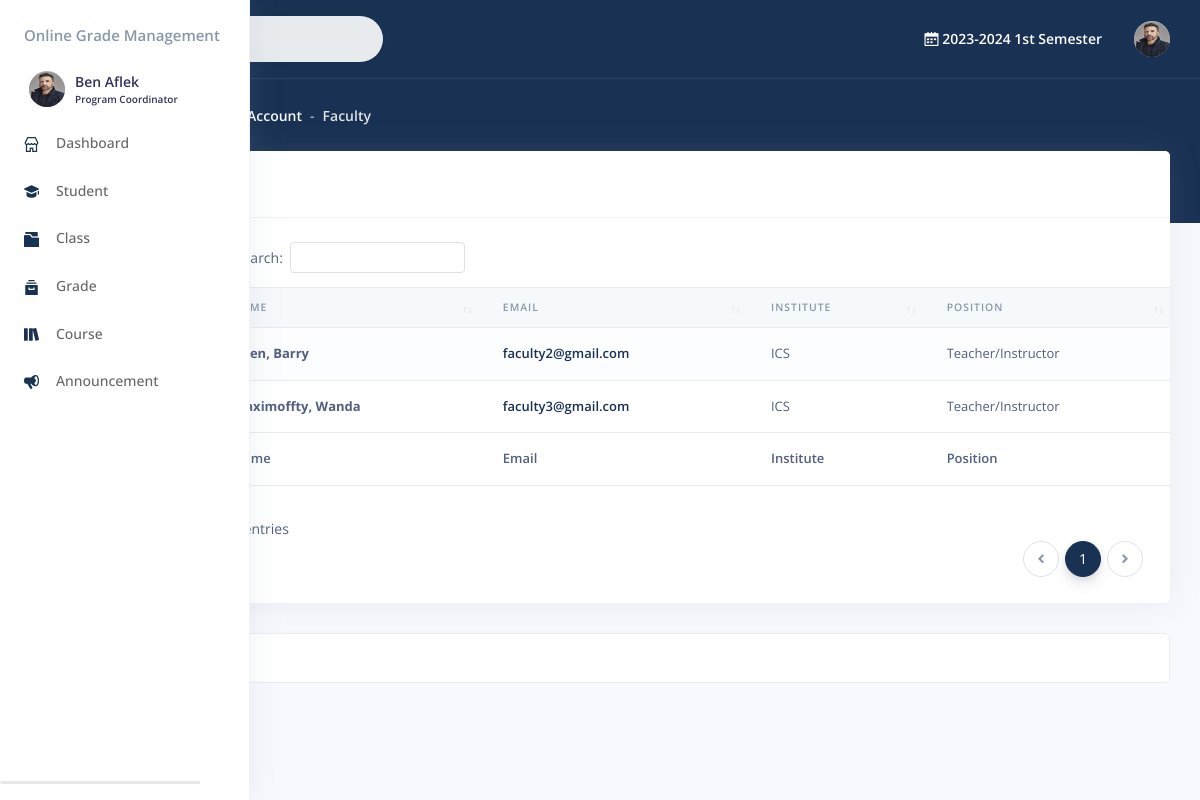
The page /trash/faculty/faculty.php (signed in) on the database its author committed.
### tables this page shows
CREATE TABLE `staff` (
  `id` int(11) NOT NULL,
  `user_id` int(11) DEFAULT NULL,
  `username` text NOT NULL,
  `institute_id` int(11) DEFAULT NULL,
  `position_id` int(11) NOT NULL,
  `created_on` datetime NOT NULL
);

CREATE TABLE `user` (
  `id` int(11) NOT NULL,
  `type` text NOT NULL,
  `username` text NOT NULL,
  `password` text NOT NULL,
  `firstname` text NOT NULL,
  `middlename` text DEFAULT NULL,
  `lastname` text NOT NULL,
  `gender` text DEFAULT NULL,
  `birthdate` date DEFAULT NULL,
  `address` text DEFAULT NULL,
  `phone_no` text DEFAULT NULL,
  `profileImage` text DEFAULT NULL,
  `isPasswordChanged` int(11) NOT NULL,
  `status` int(11) NOT NULL,
  `updated_on` datetime DEFAULT NULL,
  `created_on` datetime NOT NULL
);

CREATE TABLE `period` (
  `id` int(22) NOT NULL,
  `year` text NOT NULL,
  `term` int(11) NOT NULL,
  `status` int(11) NOT NULL,
  `updated_on` datetime DEFAULT NULL,
  `created_on` datetime NOT NULL
);

CREATE TABLE `institute` (
  `id` int(11) NOT NULL,
  `name` text NOT NULL,
  `description` text NOT NULL,
  `updated_on` datetime NOT NULL,
  `created_on` datetime NOT NULL
);

CREATE TABLE `position` (
  `id` int(11) NOT NULL,
  `position_name` text NOT NULL,
  `description` text NOT NULL
);

### trash/faculty/faculty.php (the view, shortened to what the rows shown need)
<?php
	include("include/session.php");
?>
  <?php
  include("include/header.php");
  ?>
  </head>
  <?php
  include("include/sidebar.php");
  ?>
  <div class="main-content" id="panel">
    <?php
    include("include/topnav.php");
    ?>
    <div class="container-fluid mt--6">
      <div class="row">
        <div class="col">
          <div class="card">
            <div class="table-responsive py-4">
              <table class="table align-items-center table-flush table-striped" id="datatable-buttons">
                <thead class="thead-light">
                  <tr>
                    <th>No.</th>
					          <th>Name</th>
                    <th>Email</th>
                    <th>Institute</th>
                    <th>Position</th>
                  </tr>
                </thead>
                <tfoot>
                  <tr>
                     <th>No.</th>
                     <th>Name</th>
                     <th>Email</th>
                     <th>Institute</th>
                     <th>Position</th>
                  </tr>
                </tfoot>
                <tbody>
                  <?php
					try{
					$query =
          "SELECT
            `user`.`id` AS `user_id`,
            `user`.`firstname` AS `user_fname`,
            `user`.`lastname` AS `user_lname`,
            `user`.`username` AS `user_username`,
            `user`.`profileImage` AS `user_image`,
            `user`.`isPasswordChanged` AS `pass_changed`,
            `user`.`status` AS `user_status`,
            `staff`.`id` AS `staff_id`,
            `staff`.`institute_id` AS `staff_institute`,
            `staff`.`position_id` AS `staff_position`,
            `staff`.`created_on` AS `staff_created`,
            `position`.`id` AS `position_id`,
            `position`.`position_name` AS `position_name`,
            `position`.`description` AS `position_description`,
            `institute`.`name` AS `institute_name`
          FROM `user`
          INNER JOIN `staff` ON `staff`.`username` = `user`.`username`
          INNER JOIN `position` ON `position`.`id` = `staff`.`position_id`
          INNER JOIN `institute` ON `institute`.`id`=`staff`.`institute_id`
          WHERE `user`.`type` ='faculty'
          AND `position`.`id`='3';
					";
					$stmt = $con->prepare($query);
					$stmt->execute();
					$result = $stmt->fetchAll(PDO::FETCH_ASSOC);
					}catch(Exception $e){
						$_SESSION['error']='Something went wrong accessing scholarship providers.';
					}
          $cnt=0;
					foreach ($result as $row) {
              $cnt++;
                  ?>
                    <tr>
                      <td class="text-muted"><?php echo ''.$cnt;?></td>
                      <td class="table-user">
                        <b>
                        <?php
                          $firstname = isset($row['user_fname']) ? htmlspecialchars($row['user_fname'], ENT_QUOTES, 'UTF-8') : '';
                          $lastname = isset($row['user_lname']) ? htmlspecialchars($row['user_lname'], ENT_QUOTES, 'UTF-8') : '';
                          $name=short_text($lastname.', '.$firstname);
                         echo $name;
						              ?>
                        </b>
						          </td>
						          <td>
                        <a href="mailto:<?php
                          $username= isset($row['user_username']) ? htmlspecialchars($row['user_username'], ENT_QUOTES, 'UTF-8') : '';
                          echo $username; ?>" class="font-weight-bold"><?php
                          $username =short_text($username);
                          echo $username;
                          ?>
                        </a>
                      </td>
                      <td>
                        <?php
                          $sp= isset($row['institute_name']) ? htmlspecialchars(short_text($row['institute_name']), ENT_QUOTES, 'UTF-8') : '';
                          echo $sp;
                        ?>
                      </td>
                      <td>
                        <?php
                          $position= isset($row['position_description']) ? htmlspecialchars(short_text($row['position_description']), ENT_QUOTES, 'UTF-8') : '';
                          echo $position;
                        ?>
                      </td>
                    </tr>
                  <?php
                  }
				        ?>
                </tbody>
              </table>
            </div>
          </div>
        </div>
      </div>
			</div>
		</div>
	</body>
</html>

### trash/faculty/include/sidebar.php (shortened to what the rows shown need)
<body>
  <?php
    include '../include/conn.php';
    include("include/session.php");
  ?>
  <nav class="sidenav navbar navbar-vertical fixed-left navbar-expand-xs navbar-light bg-white text-white" id="sidenav-main">
    <div class="scrollbar-inner">
      <div class="sidenav-header d-flex align-items-center">
          <div class="navbar-brand sidebar-user text-left">
            <a href="profile.php">
            <span class="avatar avatar-sm rounded-circle" >
              <?php $userphoto = $user['profileImage'];
                if ($userphoto == "") :
              ?>
              <img src="img/profile.png" alt="Image placeholder">
              <?php else : ?>
                <img alt="Image placeholder" src="img/<?php echo htmlentities($userphoto); ?>" style="width:40px;height:35px;border-radius:50%;">
              <?php endif; ?>
            </span>
            <span>
              <h5 class=" m-0 text-sm  font-weight-bold">
                <?php echo  htmlentities($user['firstname'].' '.$user['lastname']);  ?>
              </h5>
              <h6 class="text-overflow m-0" data-toggle="tooltip" data-placement="left" title="User">
                <?php
                if($user['position_id']=='2'){
                  $position="Program Coordinator";
                }else if($user['position_id']=='3'){
                  $position="Teacher";
                }
                echo htmlentities($position);  ?>
              </h6>
            </span>
            </a>
          </div>
      </div>
      <br>
    </div>
  </nav>

### trash/faculty/include/topnav.php (shortened to what the rows shown need)
<?php
  include '../include/conn.php';
	include("include/session.php");
?>
  <nav class="navbar navbar-top navbar-expand navbar-dark bg-primary border-bottom">
    <div class="container-fluid">
      <div class="collapse navbar-collapse" id="navbarSupportedContent">
        <ul class="navbar-nav align-items-center ml-md-auto">
          <li class="nav-item dropdown">
            <p class="nav-link mb-0 text-sm  font-weight-bold text-white" href="#">
              <i class="ni ni-calendar-grid-58"></i>
              <?php
                try {
                    $query = "SELECT * FROM `period` WHERE `status` = '1' LIMIT 1";
                    $stmt = $con->prepare($query);
                    $stmt->execute();
                    $result = $stmt->fetch(PDO::FETCH_ASSOC);
                    if ($result) {
                        echo $result['year'] . " ";
                        if ($result['term'] == '1') {
                            echo "1st Semester";
                        } else if ($result['term'] == '2') {
                            echo "2nd Semester";
                        } else if ($result['term'] == '3') {
                            echo "Summer";
                        } else {
                            echo "Unknown Term";
                        }
                    } else {
                        echo "No active period found.";
                    }
                } catch (PDOException $e) {
                    echo "Error: " . $e->getMessage();
                }
              ?>
            </p>
          </li>
        </ul>
        <ul class="navbar-nav align-items-center ml-auto ml-md-0">
          <li class="nav-item dropdown">
            <a class="nav-link pr-0" href="#" role="button" data-toggle="dropdown" aria-haspopup="true" aria-expanded="false">
              <div class="media align-items-center">
                  <span class="avatar avatar-sm rounded-circle">
                    <?php $userphoto = $user['profileImage'];
                    if ($userphoto == "") :
                    ?>
                      <img src="img/profile.png" alt="Image placeholder">
                    <?php else : ?>
                      <img alt="Image placeholder" src="img/<?php echo htmlentities($userphoto); ?>" style="width:40px;height:35px;border-radius:50%;">
                    <?php endif; ?>
                  </span>
              </div>
            </a>
          </li>
        </ul>
      </div>
    </div>
  </nav>

### rows shown on the page
staff: user.profileImage (picture), user.firstname+lastname "Ben Aflek", position "Program Coordinator"
period: year "2023-2024"
staff: user.lastname+firstname "Allen, Barry", user.username "faculty2@gmail.com", institute.name "ICS", position.description "Teacher/Instructor"
staff: user.lastname+firstname "Maximoffty, Wanda", user.username "faculty3@gmail.com", institute.name "ICS", position.description "Teacher/Instructor"

### other values the page prints
$parentpage "Account"
$currentpage "Faculty"
